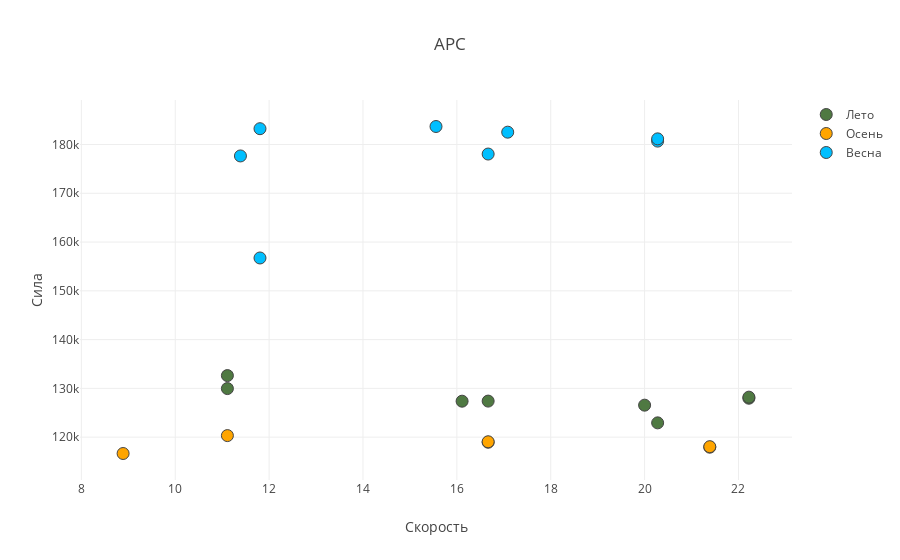
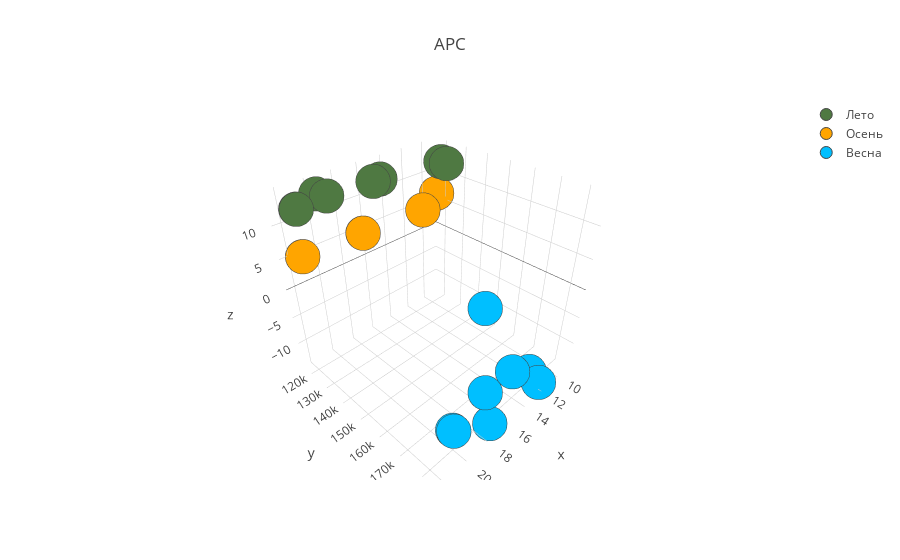

The code cell stored with these charts, in order, in its notebook:
### Code cell
df_tmp = df_ars_27_0

trace_summer = go.Scatter(
    x=df_tmp.loc[df_tmp.summer == 1].speed,
    y=df_tmp.loc[df_tmp.summer == 1].vertical_force_mean,
    mode='markers',
    name='Лето',
    marker = dict(
        size = 12,
        color = '#4F7942',
        line = dict(
            width = 1,
        )
    )
)

trace_fall = go.Scatter(
    x=df_tmp.loc[df_tmp.fall == 1].speed,
    y=df_tmp.loc[df_tmp.fall == 1].vertical_force_mean,
    mode='markers',
    name='Осень',
    marker = dict(
        size = 12,
        color = '#FFA500',
        line = dict(
            width = 1,
        )
    )
)

trace_spring = go.Scatter(
    x=df_tmp.loc[df_tmp.spring == 1].speed,
    y=df_tmp.loc[df_tmp.spring == 1].vertical_force_mean,
    mode='markers',
    name='Весна',
    marker = dict(
        size = 12,
        color = '#00BFFF',
        line = dict(
            width = 1,
        )
    )
)

data = [trace_summer, trace_fall, trace_spring]

layout = dict(title = 'АРС',
              yaxis = dict(title='Сила'),
              xaxis = dict(title='Скорость'))

fig = dict(data=data, layout=layout)
iplot(fig)


trace_summer = go.Scatter3d(
    x=df_tmp.loc[df_tmp.summer == 1].speed,
    y=df_tmp.loc[df_tmp.summer == 1].vertical_force_mean,
    z=df_tmp.loc[df_tmp.summer == 1].temperature,
    mode='markers',
    name='Лето',
    marker = dict(
        size = 12,
        color = '#4F7942',
        line = dict(
            width = 1,
        )
    )
)

trace_fall = go.Scatter3d(
    x=df_tmp.loc[df_tmp.fall == 1].speed,
    y=df_tmp.loc[df_tmp.fall == 1].vertical_force_mean,
    z=df_tmp.loc[df_tmp.fall == 1].temperature,
    mode='markers',
    name='Осень',
    marker = dict(
        size = 12,
        color = '#FFA500',
        line = dict(
            width = 1,
        )
    )
)

trace_spring = go.Scatter3d(
    x=df_tmp.loc[df_tmp.spring == 1].speed,
    y=df_tmp.loc[df_tmp.spring == 1].vertical_force_mean,
    z=df_tmp.loc[df_tmp.spring == 1].temperature,
    mode='markers',
    name='Весна',
    marker = dict(
        size = 12,
        color = '#00BFFF',
        line = dict(
            width = 1,
        )
    )
)

data = [trace_summer, trace_fall, trace_spring]

layout = dict(title = 'АРС',
              yaxis = dict(title='Сила'),
              xaxis = dict(title='Скорость'))

fig = dict(data=data, layout=layout)
iplot(fig)

### Figure 1 — Plotly figure (JSON) as saved in the notebook; plotly's stock layout.template omitted (floating-point values rounded to 4 significant figures)
{"data": [{"marker": {"color": "#4F7942", "line": {"width": 1}, "size": 12}, "mode": "markers", "name": "Лето", "type": "scatter", "x": [11.11, 11.11, 16.11, 16.67, 20, 20.28, 22.22, 22.22], "y": [130000.0, 132625, 127375, 127400.0, 126600.0, 122931, 128000.0, 128200.0]}, {"marker": {"color": "#FFA500", "line": {"width": 1}, "size": 12}, "mode": "markers", "name": "Осень", "type": "scatter", "x": [8.889, 11.11, 16.67, 16.67, 21.39, 21.39], "y": [116700.0, 120320, 119000.0, 119060, 117942, 118054]}, {"marker": {"color": "#00BFFF", "line": {"width": 1}, "size": 12}, "mode": "markers", "name": "Весна", "type": "scatter", "x": [11.39, 11.81, 17.08, 15.56, 16.67, 20.28, 20.28, 11.81], "y": [177700.0, 183241, 182530, 183690, 178043, 180700.0, 181155, 156736]}], "layout": {"title": "АРС", "xaxis": {"title": "Скорость"}, "yaxis": {"title": "Сила"}}}

### Figure 2 — Plotly figure (JSON) as saved in the notebook; plotly's stock layout.template omitted (floating-point values rounded to 4 significant figures)
{"data": [{"marker": {"color": "#4F7942", "line": {"width": 1}, "size": 12}, "mode": "markers", "name": "Лето", "type": "scatter3d", "x": [11.11, 11.11, 16.11, 16.67, 20, 20.28, 22.22, 22.22], "y": [130000.0, 132625, 127375, 127400.0, 126600.0, 122931, 128000.0, 128200.0], "z": [14, 14, 14, 14, 14, 14, 14, 14]}, {"marker": {"color": "#FFA500", "line": {"width": 1}, "size": 12}, "mode": "markers", "name": "Осень", "type": "scatter3d", "x": [8.889, 11.11, 16.67, 16.67, 21.39, 21.39], "y": [116700.0, 120320, 119000.0, 119060, 117942, 118054], "z": [6, 5, 5, 5, 5, 5]}, {"marker": {"color": "#00BFFF", "line": {"width": 1}, "size": 12}, "mode": "markers", "name": "Весна", "type": "scatter3d", "x": [11.39, 11.81, 17.08, 15.56, 16.67, 20.28, 20.28, 11.81], "y": [177700.0, 183241, 182530, 183690, 178043, 180700.0, 181155, 156736], "z": [-14, -14, -14, -6, -10, -10, -10, -6]}], "layout": {"title": "АРС", "xaxis": {"title": "Скорость"}, "yaxis": {"title": "Сила"}}}
